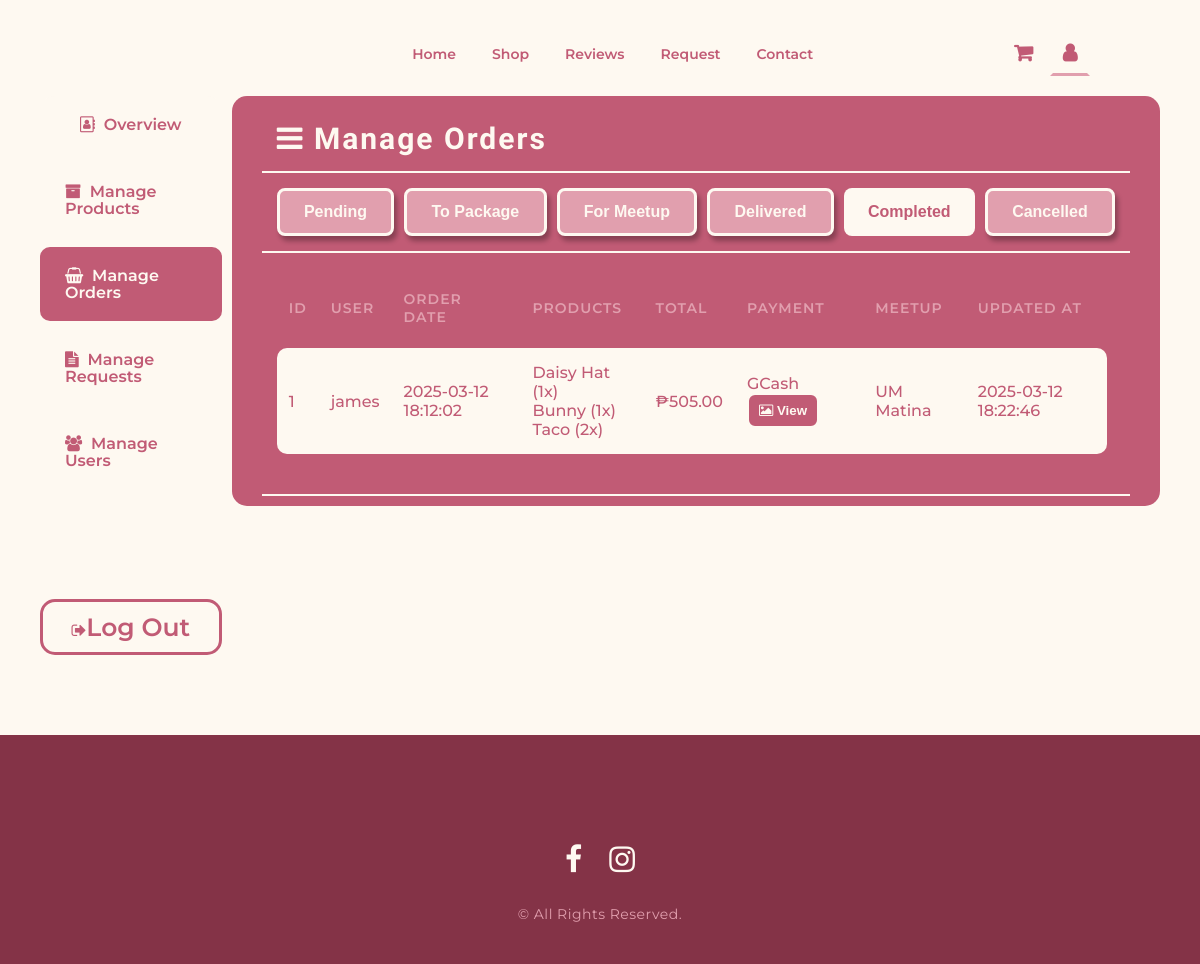
Page /admin-orders-Completed.php on the committed database.
### tables this page shows
CREATE TABLE `orders` (
  `OrderId` int(11) NOT NULL,
  `UserId` int(11) NOT NULL,
  `MeetupPlaceId` int(11) NOT NULL,
  `TotalPrice` decimal(10,2) NOT NULL,
  `OrderStatus` enum('Pending','To Package','For Meetup','Delivered','Completed','Cancelled') NOT NULL DEFAULT 'Pending',
  `CreatedAt` timestamp NOT NULL DEFAULT current_timestamp()
);

CREATE TABLE `users` (
  `UserId` int(11) NOT NULL,
  `FirstName` varchar(127) NOT NULL,
  `LastName` varchar(127) NOT NULL,
  `Username` varchar(127) NOT NULL,
  `ProfileImage` varchar(127) DEFAULT NULL,
  `ContactNumber` varchar(127) NOT NULL,
  `Email` varchar(127) NOT NULL,
  `Password` varchar(255) NOT NULL,
  `FacebookLink` varchar(127) NOT NULL,
  `RegisteredAt` timestamp NOT NULL DEFAULT current_timestamp() ON UPDATE current_timestamp()
);

CREATE TABLE `order_items` (
  `OrderItemId` int(11) NOT NULL,
  `OrderId` int(11) NOT NULL,
  `ProductId` int(11) NOT NULL,
  `Quantity` int(11) NOT NULL,
  `Price` decimal(10,2) NOT NULL
);

CREATE TABLE `products` (
  `ProductId` int(11) NOT NULL,
  `ProductName` varchar(255) NOT NULL,
  `ProductPrice` decimal(10,2) NOT NULL,
  `ProductImg` varchar(127) NOT NULL,
  `ProductCategory` varchar(127) NOT NULL,
  `InStock` int(11) NOT NULL DEFAULT 0,
  `IsActive` tinyint(4) NOT NULL DEFAULT 1,
  `CreatedAt` timestamp NOT NULL DEFAULT current_timestamp()
);

CREATE TABLE `order_payments` (
  `PaymentId` int(11) NOT NULL,
  `OrderId` int(11) NOT NULL,
  `PaymentMethod` enum('Cash on Meetup','GCash') NOT NULL,
  `PaymentRefNo` varchar(50) DEFAULT NULL,
  `ReceiptImage` varchar(255) DEFAULT NULL,
  `CreatedAt` timestamp NOT NULL DEFAULT current_timestamp()
);

CREATE TABLE `meetup_places` (
  `PlaceId` int(11) NOT NULL,
  `PlaceName` varchar(255) DEFAULT NULL
);

### includes/db_fetchAllOrders.php (called while the page is built)
<?php
require 'db_auth.php';
function fetchOrders($status)
{
    global $conn;
    $stmt = $conn->prepare("
        SELECT o.OrderId, u.Username, o.CreatedAt, o.TotalPrice, o.OrderStatus,
               m.PlaceName, p.PaymentMethod, p.ReceiptImage
        FROM orders o
        JOIN users u ON o.UserId = u.UserId
        JOIN meetup_places m ON o.MeetupPlaceId = m.PlaceId
        LEFT JOIN order_payments p ON o.OrderId = p.OrderId
        WHERE o.OrderStatus = ?
        ORDER BY o.CreatedAt DESC
    ");
    $stmt->bind_param("s", $status);
    $stmt->execute();
    $result = $stmt->get_result();
    $orders = [];
    while ($row = $result->fetch_assoc()) {
        $orderId = $row['OrderId'];
        $products = fetchOrderProducts($orderId);
        $row['Products'] = $products;
        $row['StatusUpdatedAt'] = fetchOrderStatusTimestamp($orderId, $row['OrderStatus']);
        $orders[] = $row;
    }
    return $orders;
}
function fetchOrderProducts($orderId)
{
    global $conn;
    $stmt = $conn->prepare("
        SELECT p.ProductName, oi.Quantity
        FROM order_items oi
        JOIN products p ON oi.ProductId = p.ProductId
        WHERE oi.OrderId = ?
    ");
    $stmt->bind_param("i", $orderId);
    $stmt->execute();
    $result = $stmt->get_result();
    $products = [];
    while ($row = $result->fetch_assoc()) {
        $products[] = $row;
    }
    return $products;
}
function fetchOrderStatusTimestamp($orderId, $status)
{
    global $conn;
    $stmt = $conn->prepare("
        SELECT MadeAt
        FROM order_status_history
        WHERE OrderId = ? AND Status = ?
        ORDER BY MadeAt DESC
        LIMIT 1
    ");
    $stmt->bind_param("is", $orderId, $status);
    $stmt->execute();
    $result = $stmt->get_result();
    if ($row = $result->fetch_assoc()) {
        return $row['MadeAt'];
    } else {
        return "N/A";
    }
}

### admin-orders-Completed.php (the view, shortened to what this page needs)
<?php
include 'includes/db_fetchAllOrders.php';
$orders = fetchOrders('Completed');
?>
<!DOCTYPE html>
<html lang="en">
<head>
  <link rel="stylesheet" href="style.css" />
  <link
    rel="stylesheet"
    href="https://cdnjs.cloudflare.com/ajax/libs/font-awesome/4.7.0/css/font-awesome.min.css" />
</head>
<body>
  <header class="nav-bar">
    <div class="logo-area">
    </div>
    <nav class="link-area">
      <ul>
        <li><a href="index.php">Home</a></li>
        <li><a href="shop.php">Shop</a></li>
        <li><a href="reviews.php">Reviews</a></li>
        <li><a href="request.php">Request</a></li>
        <li><a href="contact.php">Contact</a></li>
      </ul>
    </nav>
    <div class="link-area user-area">
      <a href="#" class="fa fa-shopping-cart">
      </a>
      <a href="#" class="fa fa-user active"></a>
    </div>
  </header>
  <div class="wrapper admin">
    <section class="section user-info">
      <div class="user-info-nav">
        <a href="admin.php" class="fa fa-address-book-o"><span>&nbsp Overview</span></a>
        <a href="admin-products.php" class="fa fa-archive"><span>&nbsp Manage Products</span></a>
        <a href="admin-orders.php" class="fa fa-shopping-basket active"><span>&nbsp Manage Orders</span></a>
        <a href="admin-requests.php" class="fa fa-file-text"><span>&nbsp Manage Requests</span></a>
        <a href="admin-users.php" class="fa fa-users"><span>&nbsp Manage Users</span></a>
        <form id="logoutForm" action="actions/db_signout.php" method="post">
          <button id="logoutButton" class="log-out" type="button">
            <i class="fa fa-sign-out"></i><span>Log Out</span>
          </button>
        </form>
      </div>
      <div class="user-info-main">
        <div class="user-main-area heading">
          <h3><i class="fa fa-bars">&nbsp</i>Manage Orders</h3>
        </div>
        <div class="user-main-area">
          <div class="StatusTabs">
            <a href="admin-orders.php"><button class="button-alt">Pending</button></a>
            <a href="admin-orders-toPackage.php"><button class="button-alt">To Package</button></a>
            <a href="admin-orders-forMeetup.php"><button class="button-alt">For Meetup</button></a>
            <a href="admin-orders-Delivered.php"><button class="button-alt">Delivered</button></a>
            <a href="admin-orders-Completed.php"><button class="button-alt active">Completed</button></a>
            <a href="admin-orders-Cancelled.php"><button class="button-alt">Cancelled</button></a>
          </div>
        </div>
        <div class="user-main-area">
          <div class="table-list user-list">
            <table>
              <?php if (!empty($orders)): ?>
                <tr class="table-header">
                  <th>ID</th>
                  <th>USER</th>
                  <th>ORDER DATE</th>
                  <th>PRODUCTS</th>
                  <th>TOTAL</th>
                  <th>PAYMENT</th>
                  <th>MEETUP</th>
                  <th>UPDATED AT</th>
                </tr>
                <?php foreach ($orders as $order): ?>
                  <tr class="table-row">
                    <td><?= number_format($order['OrderId']) ?></td>
                    <td><?= htmlspecialchars($order['Username']) ?></td>
                    <td><?= htmlspecialchars($order['CreatedAt']) ?></td>
                    <td>
                      <?php foreach ($order['Products'] as $product): ?>
                        <?= htmlspecialchars($product['ProductName']) ?>
                        (<?= number_format($product['Quantity']) ?>x)<br>
                      <?php endforeach; ?>
                    </td>
                    <td>₱<?= number_format($order['TotalPrice'], 2) ?></td>
                    <td>
                      <?= htmlspecialchars($order['PaymentMethod']) ?>
                      <?php if (!empty($order['ReceiptImage'])): ?>
                        <a href="<?= htmlspecialchars($order['ReceiptImage']) ?>" target="_blank">
                          <button class="table-button">
                            <i class="fa fa-image"></i>&nbspView
                          </button>
                        </a>
                      <?php else: ?>
                      <?php endif; ?>
                    </td>
                    <td><?= htmlspecialchars($order['PlaceName']) ?></td>
                    <td><?= htmlspecialchars($order['StatusUpdatedAt']) ?></td>
                  </tr>
                <?php endforeach; ?>
              <?php else: ?>
                <p style=" text-align: center; font-weight:600; font-size:20px;">No completed orders found.</p>
              <?php endif; ?>
            </table>
          </div>
        </div>
      </div>
    </section>
  </div>
  <footer class="footer-bar">
    <div class="footer-content">
      <div class="social-area">
        <a href="https://www.facebook.com/profile.php?id=61557911686578" target="_blank" class="fa fa-facebook"></a>
        <a href="https://www.instagram.com/hazey.crochet/" target="_blank" class="fa fa-instagram"></a>
      </div>
      <p>© All Rights Reserved.</p>
    </div>
  </footer>
</body>
</html>

### rows in the picture
orders: OrderId "1", UserId.Username "james", CreatedAt "2025-03-12 18:12:02", TotalPrice "505.00", order_payments.PaymentMethod "GCash", MeetupPlaceId.PlaceName "UM Matina", StatusUpdatedAt "2025-03-12 18:22:46"
order_items: ProductId.ProductName "Daisy Hat", Quantity "1"
order_items: ProductId.ProductName "Bunny", Quantity "1"
order_items: ProductId.ProductName "Taco", Quantity "2"
